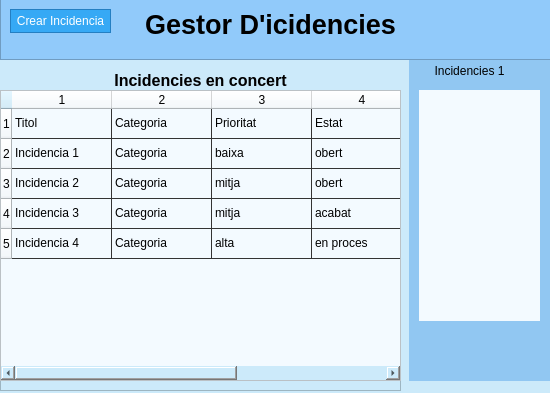
<?xml version="1.0" encoding="UTF-8"?>
<ui version="4.0">
 <class>Form</class>
 <widget class="QWidget" name="Form">
  <property name="geometry">
   <rect>
    <x>0</x>
    <y>0</y>
    <width>550</width>
    <height>393</height>
   </rect>
  </property>
  <property name="windowTitle">
   <string>Form</string>
  </property>
  <property name="styleSheet">
   <string notr="true">background-color: #cceafa;</string>
  </property>
  <widget class="QFrame" name="frame">
   <property name="geometry">
    <rect>
     <x>0</x>
     <y>-1</y>
     <width>551</width>
     <height>61</height>
    </rect>
   </property>
   <property name="styleSheet">
    <string notr="true">background-color: #91cafa;</string>
   </property>
   <property name="frameShape">
    <enum>QFrame::Shape::StyledPanel</enum>
   </property>
   <property name="frameShadow">
    <enum>QFrame::Shadow::Raised</enum>
   </property>
   <widget class="QPushButton" name="pushButtonCrear">
    <property name="geometry">
     <rect>
      <x>10</x>
      <y>10</y>
      <width>101</width>
      <height>24</height>
     </rect>
    </property>
    <property name="styleSheet">
     <string notr="true">background-color: #36a9f5;
color: white;
border: 1px solid #247fc2;
padding: 5px;</string>
    </property>
    <property name="text">
     <string>Crear Incidencia</string>
    </property>
   </widget>
   <widget class="QLabel" name="labelTitulo">
    <property name="geometry">
     <rect>
      <x>140</x>
      <y>10</y>
      <width>261</width>
      <height>31</height>
     </rect>
    </property>
    <property name="font">
     <font>
      <pointsize>20</pointsize>
      <bold>true</bold>
     </font>
    </property>
    <property name="text">
     <string>Gestor D'icidencies</string>
    </property>
    <property name="alignment">
     <set>Qt::AlignmentFlag::AlignCenter</set>
    </property>
   </widget>
  </widget>
  <widget class="QFrame" name="frame_2">
   <property name="geometry">
    <rect>
     <x>0</x>
     <y>60</y>
     <width>401</width>
     <height>331</height>
    </rect>
   </property>
   <property name="frameShape">
    <enum>QFrame::Shape::StyledPanel</enum>
   </property>
   <property name="frameShadow">
    <enum>QFrame::Shadow::Raised</enum>
   </property>
   <widget class="QLabel" name="labelIncidencies">
    <property name="geometry">
     <rect>
      <x>0</x>
      <y>0</y>
      <width>401</width>
      <height>41</height>
     </rect>
    </property>
    <property name="font">
     <font>
      <pointsize>12</pointsize>
      <bold>true</bold>
     </font>
    </property>
    <property name="text">
     <string>Incidencies en concert</string>
    </property>
    <property name="alignment">
     <set>Qt::AlignmentFlag::AlignCenter</set>
    </property>
   </widget>
   <widget class="QTableWidget" name="tableWidget">
    <property name="geometry">
     <rect>
      <x>0</x>
      <y>30</y>
      <width>401</width>
      <height>291</height>
     </rect>
    </property>
    <property name="styleSheet">
     <string notr="true">background-color: #f3faff;
gridline-color: #333333;</string>
    </property>
    <property name="rowCount">
     <number>5</number>
    </property>
    <property name="columnCount">
     <number>5</number>
    </property>
    <row/>
    <row/>
    <row/>
    <row/>
    <row/>
    <column/>
    <column/>
    <column/>
    <column/>
    <column/>
    <item row="0" column="0">
     <property name="text">
      <string>Titol</string>
     </property>
    </item>
    <item row="0" column="1">
     <property name="text">
      <string>Categoria</string>
     </property>
    </item>
    <item row="0" column="2">
     <property name="text">
      <string>Prioritat</string>
     </property>
    </item>
    <item row="0" column="3">
     <property name="text">
      <string>Estat</string>
     </property>
    </item>
    <item row="0" column="4">
     <property name="text">
      <string>Venciment</string>
     </property>
    </item>
    <item row="1" column="0">
     <property name="text">
      <string>Incidencia 1</string>
     </property>
    </item>
    <item row="1" column="1">
     <property name="text">
      <string>Categoria</string>
     </property>
    </item>
    <item row="1" column="2">
     <property name="text">
      <string>baixa</string>
     </property>
    </item>
    <item row="1" column="3">
     <property name="text">
      <string>obert</string>
     </property>
    </item>
    <item row="1" column="4">
     <property name="text">
      <string>Venciment</string>
     </property>
    </item>
    <item row="2" column="0">
     <property name="text">
      <string>Incidencia 2</string>
     </property>
    </item>
    <item row="2" column="1">
     <property name="text">
      <string>Categoria</string>
     </property>
    </item>
    <item row="2" column="2">
     <property name="text">
      <string>mitja</string>
     </property>
    </item>
    <item row="2" column="3">
     <property name="text">
      <string>obert</string>
     </property>
    </item>
    <item row="2" column="4">
     <property name="text">
      <string>Venciment</string>
     </property>
    </item>
    <item row="3" column="0">
     <property name="text">
      <string>Incidencia 3</string>
     </property>
    </item>
    <item row="3" column="1">
     <property name="text">
      <string>Categoria</string>
     </property>
    </item>
    <item row="3" column="2">
     <property name="text">
      <string>mitja</string>
     </property>
    </item>
    <item row="3" column="3">
     <property name="text">
      <string>acabat</string>
     </property>
    </item>
    <item row="3" column="4">
     <property name="text">
      <string>Venciment</string>
     </property>
    </item>
    <item row="4" column="0">
     <property name="text">
      <string>Incidencia 4</string>
     </property>
    </item>
    <item row="4" column="1">
     <property name="text">
      <string>Categoria</string>
     </property>
    </item>
    <item row="4" column="2">
     <property name="text">
      <string>alta</string>
     </property>
    </item>
    <item row="4" column="3">
     <property name="text">
      <string>en proces</string>
     </property>
    </item>
    <item row="4" column="4">
     <property name="text">
      <string>Venciment</string>
     </property>
    </item>
   </widget>
  </widget>
  <widget class="QFrame" name="frame_3">
   <property name="geometry">
    <rect>
     <x>409</x>
     <y>60</y>
     <width>141</width>
     <height>321</height>
    </rect>
   </property>
   <property name="styleSheet">
    <string notr="true">background-color: #91c7f2;
border: none;</string>
   </property>
   <property name="frameShape">
    <enum>QFrame::Shape::StyledPanel</enum>
   </property>
   <property name="frameShadow">
    <enum>QFrame::Shadow::Raised</enum>
   </property>
   <widget class="QLabel" name="label">
    <property name="geometry">
     <rect>
      <x>-10</x>
      <y>0</y>
      <width>141</width>
      <height>21</height>
     </rect>
    </property>
    <property name="text">
     <string>Incidencies 1</string>
    </property>
    <property name="alignment">
     <set>Qt::AlignmentFlag::AlignCenter</set>
    </property>
   </widget>
   <widget class="QTextEdit" name="textEdit">
    <property name="geometry">
     <rect>
      <x>10</x>
      <y>30</y>
      <width>121</width>
      <height>231</height>
     </rect>
    </property>
    <property name="styleSheet">
     <string notr="true">background-color: #f3faff;
gridline-color: #333333;</string>
    </property>
   </widget>
  </widget>
 </widget>
 <resources/>
 <connections/>
</ui>
